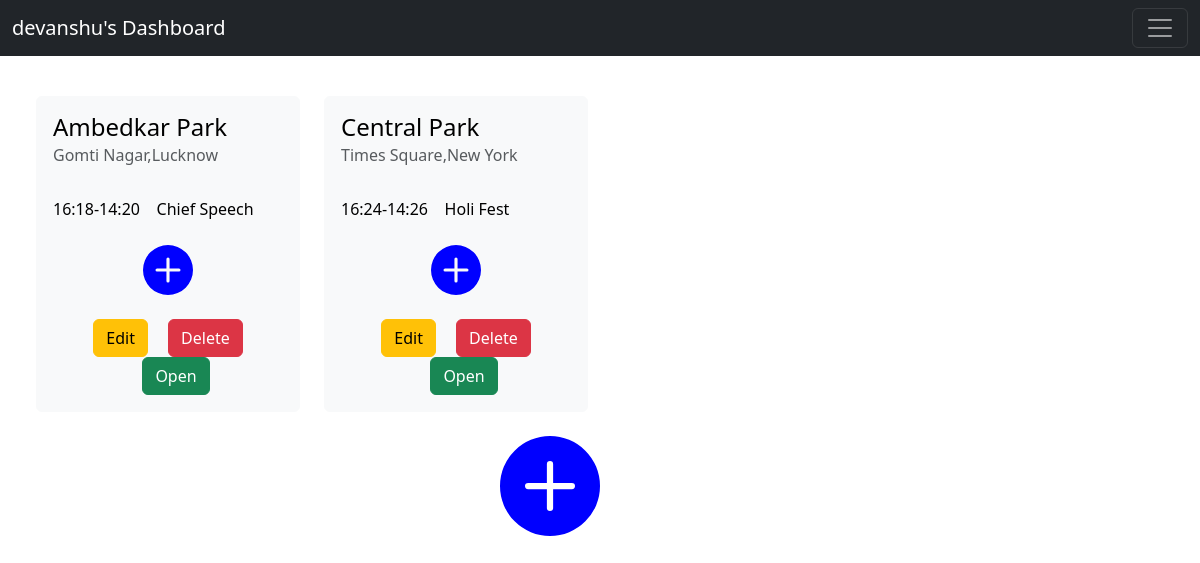
Page /admin/1/dashboard on the committed database.
### app.py (models this page shows)
class Admin(db.Model):
    __tablename__='admin'
    admin_id = db.Column(db.Integer, primary_key=True, autoincrement=True)
    admin_name = db.Column(db.String, nullable=False)
    admin_password=db.Column(db.String, nullable=False )

class Venue(db.Model):
    __tablename__='venue'
    venue_id=db.Column(db.Integer, primary_key=True, autoincrement=True)
    venue_name=db.Column(db.String, nullable=False)
    place=db.Column(db.String, nullable=False)
    location=db.Column(db.String, nullable=False)
    capacity=db.Column(db.Integer, nullable=False)

class Show(db.Model):
    __tablename__='show'
    show_id=db.Column(db.Integer, primary_key=True, autoincrement= True)
    show_name=db.Column(db.String, nullable=False)
    rating=db.Column(db.Float, nullable=False)
    appt1=db.Column(db.Integer, nullable=False)
    appt2=db.Column(db.Integer, nullable=False)
    tags=db.Column(db.String, nullable=False)
    price=db.Column(db.Integer, nullable=False)

### app.py (the view)
@app.route('/admin/<int:admin_id>/dashboard',methods=['GET','POST'])
def admin_dashboard(admin_id):
    if request.method=="GET":
        admin=Admin.query.get_or_404(admin_id)
        admin_venues=AdminVenues.query.filter(AdminVenues.av_admin_id==admin_id).all()
        if len(admin_venues)==0:
            return render_template("admin_dashboard_no_shows.html",admin=admin)
        venues=[]
        for admin_venue in admin_venues:
            venues.append(Venue.query.filter(Venue.venue_id==admin_venue.av_venue_id).all())
        all_venue_showList=[]
        for venue in venues:
            venue_shows=VenueShows.query.filter(VenueShows.vs_venue_id==venue[0].venue_id).all()
            venue_showList=[]
            for venue_show in venue_shows:
                venue_showList.append(Show.query.filter(Show.show_id==venue_show.vs_show_id).all())
            all_venue_showList.append(venue_showList)
        l=len(all_venue_showList)
        return render_template("admin_dashboard.html",admin=admin,venues=venues,all_venue_showList=all_venue_showList,l=l)

### templates/admin_dashboard.html (shortened to what this page needs)
<!doctype html>
<html lang="en">
<head>
    <link href="https://cdn.jsdelivr.net/npm/bootstrap@5.3.0-alpha1/dist/css/bootstrap.min.css" rel="stylesheet"
>
</head>
<body>
    <nav class="navbar navbar-dark bg-dark fixed-top">
        <div class="container-fluid">
            <a class="navbar-brand" href="#">{{ admin.admin_name}}'s Dashboard</a>
            <button class="navbar-toggler" type="button" data-bs-toggle="offcanvas"
                data-bs-target="#offcanvasDarkNavbar" aria-controls="offcanvasDarkNavbar">
                <span class="navbar-toggler-icon"></span>
            </button>
        </div>
    </nav>
    <br>
    <br>
    <div class="row row-cols-1 row-cols-md-4 g-4 my-4 mx-4">
        {% for venue in venues %}
        <div class="col">
            <div class="card h-100 text-bg-light border-light">
                <div class="card-body">
                    <h4 class="card-title">{{ venue[0].venue_name }}</h4>
                    <h6 class="card-subtitle mb-2 text-muted">{{ venue[0].place }},{{venue[0].location }}</h6>
                    <br>
                    {% for show in all_venue_showList[venues.index(venue)] %}
                    {{show[0].appt1}}-{{show[0].appt2}} &nbsp;&nbsp; {{ show[0].show_name }}<br>
                    {% endfor %}
                    <center>
                        <div class="mx-auto my-4" style="width: 200px;">
                            <a href="{{ url_for('create_show',admin_id=admin.admin_id,venue_id=venue[0].venue_id) }}">
                                <svg xmlns="http://www.w3.org/2000/svg" width="50" height="50" fill="blue"
                                    class="bi bi-plus-circle-fill" viewBox="0 0 16 16">
                                    <path
                                        d="M16 8A8 8 0 1 1 0 8a8 8 0 0 1 16 0zM8.5 4.5a.5.5 0 0 0-1 0v3h-3a.5.5 0 0 0 0 1h3v3a.5.5 0 0 0 1 0v-3h3a.5.5 0 0 0 0-1h-3v-3z" />
                                </svg>
                            </a>
                        </div>
                        <a href="{{ url_for('edit_venue',admin_id=admin.admin_id,venue_id=venue[0].venue_id) }}"
                            class="card-link"><button type="button" class="btn btn-warning">Edit</button></a>
                        <a href="{{ url_for('delete_venue',admin_id=admin.admin_id,venue_id=venue[0].venue_id) }}"
                            class="card-link"><button type="button" class="btn btn-danger">Delete</button></a>
                        <a href="{{ url_for('venue',admin_id=admin.admin_id,venue_id=venue[0].venue_id) }}"
                            class="card-link"><button type="button" class="btn btn-success">Open</button>
                        </a>
                    </center>
                </div>
            </div>
        </div>
        {% endfor %}
    </div>
    <div class="mx-auto" style="width: 200px;">
        <a href=" {{ url_for('create_venue',admin_id=admin.admin_id) }}">
            <svg xmlns="http://www.w3.org/2000/svg" width="100" height="100" fill="blue" class="bi bi-plus-circle-fill"
                viewBox="0 0 16 16">
                <path
                    d="M16 8A8 8 0 1 1 0 8a8 8 0 0 1 16 0zM8.5 4.5a.5.5 0 0 0-1 0v3h-3a.5.5 0 0 0 0 1h3v3a.5.5 0 0 0 1 0v-3h3a.5.5 0 0 0 0-1h-3v-3z" />
            </svg>
        </a>
    </div>
</body>
</html>

### rows in the picture
Admin: admin_name "devanshu"
Venue: venue_name "Ambedkar Park", place "Gomti Nagar", location "Lucknow"
Show: appt1 "16:18", appt2 "14:20", show_name "Chief Speech"
Venue: venue_name "Central Park", place "Times Square", location "New York"
Show: appt1 "16:24", appt2 "14:26", show_name "Holi Fest"
